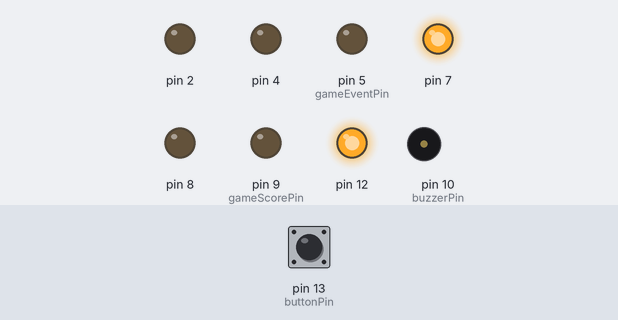
This sketch was run on a simulated Arduino Uno, built with avr-gcc and run on an emulated ATmega328P. On the bench: output pins drawn as LEDs (lit = HIGH), buzzer (waves = sounding). Dashed ring = blinking. The inputs (shaded band) are chosen by the test bench; at power-on: pin 13 (buttonPin) HIGH. Random numbers use the default seed unless the sketch sets one.

Above: at 1.2 s.
1.3 s: pin 13 (buttonPin) pulled LOW for 1 s
At 2.3 s:
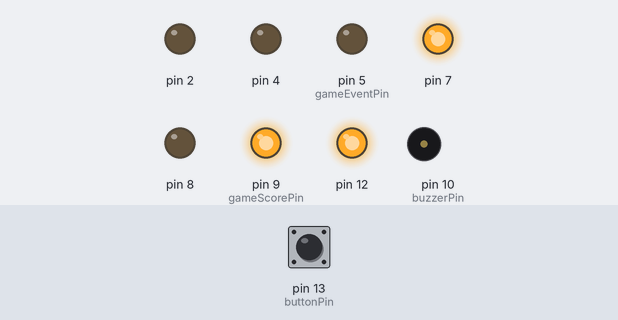
5.3 s: pin 13 (buttonPin) pulled LOW for 0.15 s
At 8.16 s:
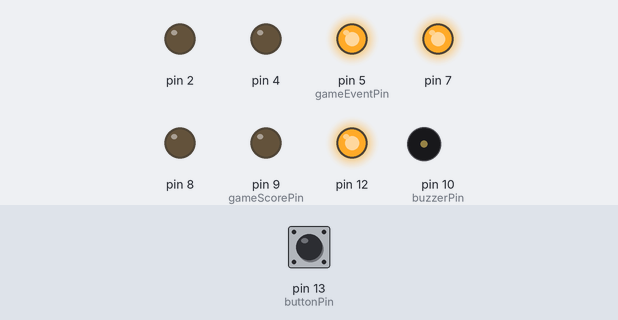
8.4 s: pin 13 (buttonPin) pulled LOW for 3.2 s
At 13.3 s:
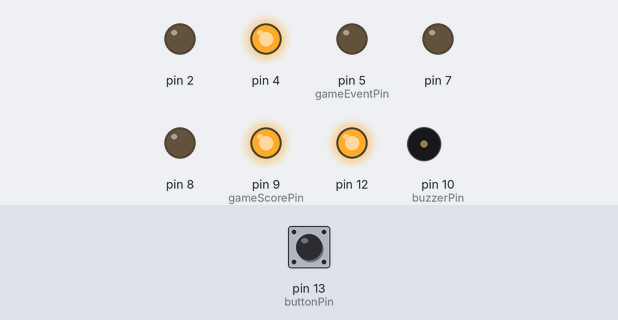
14.6 s: pin 13 (buttonPin) pulled LOW for 1 s
At 16.1 s:
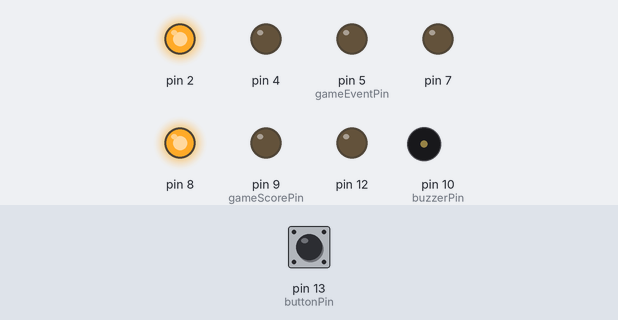
17.8 s: pin 13 (buttonPin) pulled LOW for 3.2 s
At 21.1 s:
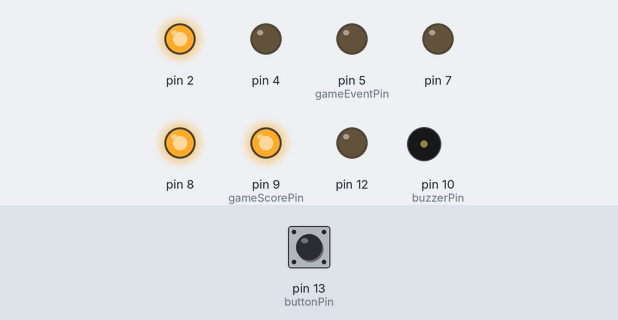
24.0 s: pin 13 (buttonPin) pulled LOW for 1 s
At 25.98 s:
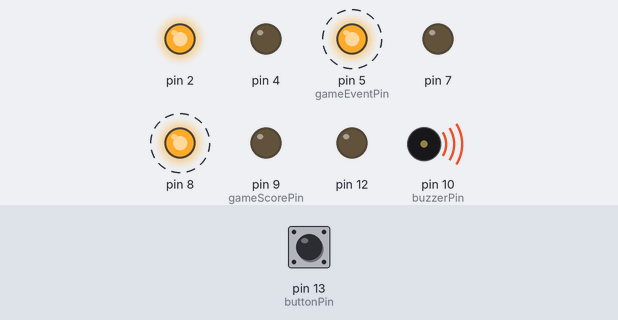
Timing chart, 0 to 28.0 s (numbered marks = the images above; inputs shaded):
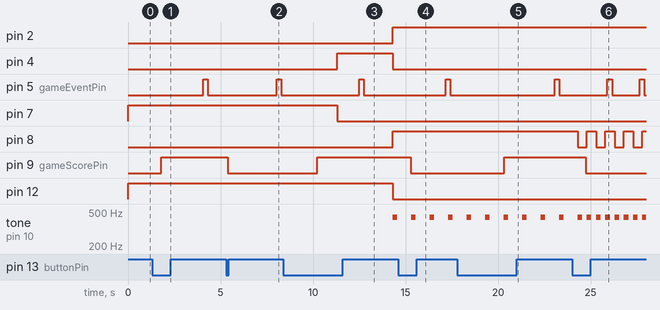

The sketch:

traffic-lights-sim.ino
```cpp
#define GAME_DELAY_MIN 1000
#define GAME_DELAY_MAX 3000

// Using a PULL-UP resistor for the button, so the default value is HIGH.
const uint8_t buttonPin = 13;
bool buttonState = HIGH;
const bool defaultButtonState = HIGH;
bool lastButtonState = HIGH;
unsigned long lastDebounceTime = 0;
int debounceDelay;
int reading;

uint8_t trafficState = 0;
int stateDurations[4] = {0, 3000, 10000, 5000};
int startDelay = 10000;
unsigned long lastStateChange = 0;

int blinkDelay = 500;
unsigned long lastBlinked = 0;
bool blinkState = HIGH;

const uint8_t buzzerPin = 10;
int buzzerTone = 432;
int buzzerDuration = 250;
int buzzerDelay = 1000;
unsigned long lastBuzzed = 0;

/*
 * Variables used for a reaction time game.
 * The aim of the game is to press the button when the blue LED is on. A correct button press causes the other blue LED next to the button to switch states.
 * This way the player can easily see if he pressed the button at the correct time.
 * The time between each flash of the game LED is randomized.
 * This also tests whether the traffic simulator still works while the Arduino is doing another task (correct use of timing with millis() instead of the delay() function).
 */
const uint8_t gameScorePin = 9;
const uint8_t gameEventPin = 5;
bool gameEventState = LOW;
bool gameScore = LOW;
int gameEventDuration = 250;
unsigned long lastGameEventTrigger = 0;
int gameEventDelay = 0;

class CarPins {
  public:
    const uint8_t redPin, yellowPin, greenPin;
    CarPins(uint8_t redPin, uint8_t yellowPin, uint8_t greenPin) : redPin(redPin), yellowPin(yellowPin), greenPin(greenPin) {
      pinMode(redPin, OUTPUT);
      pinMode(yellowPin, OUTPUT);
      pinMode(greenPin, OUTPUT);
    }
};

class PedestrianPins {
  public:
    const uint8_t redPin, greenPin;
    PedestrianPins(uint8_t redPin, uint8_t greenPin) : redPin(redPin), greenPin(greenPin) {
      pinMode(redPin, OUTPUT);
      pinMode(greenPin, OUTPUT);
    }
};

const CarPins carLights(2, 4, 7);
const PedestrianPins pedestrianLights(12, 8);

void setup() {
  pinMode(buttonPin, INPUT_PULLUP);
  pinMode(buzzerPin, OUTPUT);
  pinMode(gameScorePin, OUTPUT);
  pinMode(gameEventPin, OUTPUT);
  randomSeed(millis());
  gameEventDelay = random(GAME_DELAY_MIN, GAME_DELAY_MAX);
  Serial.begin(9600);
}

void loop() {
  reading = digitalRead(buttonPin);
  if (reading != lastButtonState) {
    lastDebounceTime = millis();
  }
  if (millis() - lastDebounceTime > debounceDelay) {
    if (reading != buttonState) {
      buttonState = reading;
    }
  }

  // Traffic lights logic.
  switch (trafficState) {
    case 0:  // Green light for cars, red for pedestrians. Check for button pressing.
      digitalWrite(carLights.greenPin, HIGH);
      digitalWrite(pedestrianLights.redPin, HIGH);
      if (buttonState != defaultButtonState) {
        lastStateChange = millis();
        trafficState = 1;
      }
      break;

    case 1:  // Yellow light for cars, red for pedestrians.
      if (millis() - lastStateChange > startDelay) {  // turns on the yellow light for cars only if enough time has passed since pressing the button
        if (millis() - lastStateChange - startDelay > stateDurations[trafficState]) { // compensate waiting for startDelay when checking if the current state has run out of time
          lastStateChange = millis();
          trafficState = 2;
          digitalWrite(carLights.yellowPin, LOW);
          digitalWrite(pedestrianLights.redPin, LOW);
        }
        else {
          digitalWrite(carLights.greenPin, LOW);
          digitalWrite(carLights.yellowPin, HIGH);
        }
      }
      break;

    case 2:  // Red light for cars, constant green light and intermitent buzzing for pedestrians.
      if (millis() - lastStateChange > stateDurations[trafficState]) {
        lastStateChange = millis();
        trafficState = 3;
      }
      else {
        digitalWrite(carLights.redPin, HIGH);
        digitalWrite(pedestrianLights.greenPin, HIGH);
        if (millis() - lastBuzzed > buzzerDelay) {
          tone(buzzerPin, buzzerTone, buzzerDuration);
          lastBuzzed = millis();
        }
      }
      break;

    case 3:  // Red light for cars, intermitent green light and faster intermitent buzzing for pedestrians.
      if (millis() - lastStateChange > stateDurations[trafficState]) {
        trafficState = 0;
        digitalWrite(carLights.redPin, LOW);
        digitalWrite(pedestrianLights.greenPin, LOW);
      }
      else {
        if (millis() - lastBlinked > blinkDelay) {
          blinkState = !blinkState;
          digitalWrite(pedestrianLights.greenPin, blinkState);
          lastBlinked = millis();
        }
        if (millis() - lastBuzzed > buzzerDelay / 2) {
          tone(buzzerPin, buzzerTone, buzzerDuration);
          lastBuzzed = millis();
        }
      }
      break;
  }

  // Timing game logic.
  if (gameEventState == LOW && millis() - lastGameEventTrigger > gameEventDelay) {
    gameEventState = HIGH;
    lastGameEventTrigger = millis();
  }
  if (gameEventState == HIGH && millis() - lastGameEventTrigger > gameEventDuration) {
    gameEventState = LOW;
    lastGameEventTrigger = millis();
    gameEventDelay = random(GAME_DELAY_MIN, GAME_DELAY_MAX);
  }
  if (gameEventState == HIGH && buttonState == LOW) {
    gameScore = !gameScore;
    gameEventState = LOW;
    lastGameEventTrigger = millis();
    gameEventDelay = random(GAME_DELAY_MIN, GAME_DELAY_MAX);
  }

  digitalWrite(gameEventPin, gameEventState);
  digitalWrite(gameScorePin, gameScore);
  lastButtonState = reading;
}
```

Measured:
- after the input at 1.3 s, pin 9 (gameScorePin): LOW → HIGH after 0.51 s
- after the input at 5.3 s, pin 9 (gameScorePin): HIGH → LOW after 0.08 s
- after the input at 8.4 s, pin 9 (gameScorePin): LOW → HIGH after 1.8 s
- after the input at 14.6 s, pin 9 (gameScorePin): HIGH → LOW after 0.69 s
- after the input at 17.8 s, pin 9 (gameScorePin): LOW → HIGH after 2.5 s
- after the input at 24.0 s, pin 9 (gameScorePin): HIGH → LOW after 0.75 s
- by itself, tone on pin 10 (buzzerPin): alternates 432 Hz for 0.25 s and silent for 0.75 s
